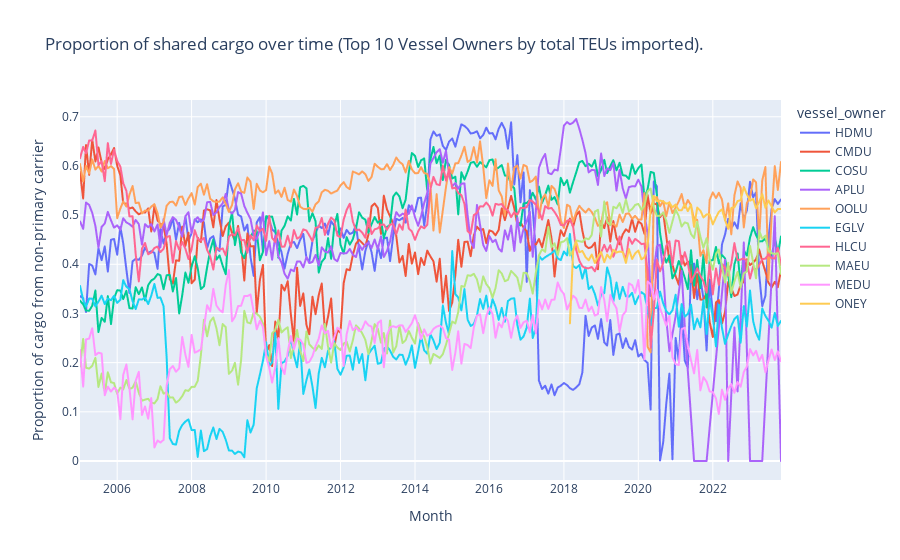

Source (notebook cell):
### Code cell
sharing_over_time_plotly(
    data_lf=imports_lf,
    group_var='vessel_owner',
    include_missing_vessels=False,
    title='Proportion of shared cargo over time (Top 10 Vessel Owners by total TEUs imported).')

### Figure 1 — Plotly figure (JSON) as saved in the notebook; plotly's stock layout.template omitted (floating-point values rounded to 4 significant figures; data arrays with more than 128 entries replaced by an {"elided": "..."} marker saying what was removed)
{"data": [{"hovertemplate": "vessel_owner=HDMU<br>Month=%{x}<br>Proportion of cargo from non-primary carrier=%{y}<extra></extra>", "legendgroup": "HDMU", "line": {"color": "#636efa", "dash": "solid"}, "marker": {"symbol": "circle"}, "mode": "lines", "name": "HDMU", "showlegend": true, "type": "scattergl", "x": {"elided": "227 str values"}, "xaxis": "x", "y": {"elided": "227 float values"}, "yaxis": "y"}, {"hovertemplate": "vessel_owner=CMDU<br>Month=%{x}<br>Proportion of cargo from non-primary carrier=%{y}<extra></extra>", "legendgroup": "CMDU", "line": {"color": "#EF553B", "dash": "solid"}, "marker": {"symbol": "circle"}, "mode": "lines", "name": "CMDU", "showlegend": true, "type": "scattergl", "x": {"elided": "227 str values"}, "xaxis": "x", "y": {"elided": "227 float values"}, "yaxis": "y"}, {"hovertemplate": "vessel_owner=COSU<br>Month=%{x}<br>Proportion of cargo from non-primary carrier=%{y}<extra></extra>", "legendgroup": "COSU", "line": {"color": "#00cc96", "dash": "solid"}, "marker": {"symbol": "circle"}, "mode": "lines", "name": "COSU", "showlegend": true, "type": "scattergl", "x": {"elided": "227 str values"}, "xaxis": "x", "y": {"elided": "227 float values"}, "yaxis": "y"}, {"hovertemplate": "vessel_owner=APLU<br>Month=%{x}<br>Proportion of cargo from non-primary carrier=%{y}<extra></extra>", "legendgroup": "APLU", "line": {"color": "#ab63fa", "dash": "solid"}, "marker": {"symbol": "circle"}, "mode": "lines", "name": "APLU", "showlegend": true, "type": "scattergl", "x": {"elided": "211 str values"}, "xaxis": "x", "y": {"elided": "211 float values"}, "yaxis": "y"}, {"hovertemplate": "vessel_owner=OOLU<br>Month=%{x}<br>Proportion of cargo from non-primary carrier=%{y}<extra></extra>", "legendgroup": "OOLU", "line": {"color": "#FFA15A", "dash": "solid"}, "marker": {"symbol": "circle"}, "mode": "lines", "name": "OOLU", "showlegend": true, "type": "scattergl", "x": {"elided": "227 str values"}, "xaxis": "x", "y": {"elided": "227 float values"}, "yaxis": "y"}, {"hovertemplate": "vessel_owner=EGLV<br>Month=%{x}<br>Proportion of cargo from non-primary carrier=%{y}<extra></extra>", "legendgroup": "EGLV", "line": {"color": "#19d3f3", "dash": "solid"}, "marker": {"symbol": "circle"}, "mode": "lines", "name": "EGLV", "showlegend": true, "type": "scattergl", "x": {"elided": "227 str values"}, "xaxis": "x", "y": {"elided": "227 float values"}, "yaxis": "y"}, {"hovertemplate": "vessel_owner=HLCU<br>Month=%{x}<br>Proportion of cargo from non-primary carrier=%{y}<extra></extra>", "legendgroup": "HLCU", "line": {"color": "#FF6692", "dash": "solid"}, "marker": {"symbol": "circle"}, "mode": "lines", "name": "HLCU", "showlegend": true, "type": "scattergl", "x": {"elided": "227 str values"}, "xaxis": "x", "y": {"elided": "227 float values"}, "yaxis": "y"}, {"hovertemplate": "vessel_owner=MAEU<br>Month=%{x}<br>Proportion of cargo from non-primary carrier=%{y}<extra></extra>", "legendgroup": "MAEU", "line": {"color": "#B6E880", "dash": "solid"}, "marker": {"symbol": "circle"}, "mode": "lines", "name": "MAEU", "showlegend": true, "type": "scattergl", "x": {"elided": "227 str values"}, "xaxis": "x", "y": {"elided": "227 float values"}, "yaxis": "y"}, {"hovertemplate": "vessel_owner=MEDU<br>Month=%{x}<br>Proportion of cargo from non-primary carrier=%{y}<extra></extra>", "legendgroup": "MEDU", "line": {"color": "#FF97FF", "dash": "solid"}, "marker": {"symbol": "circle"}, "mode": "lines", "name": "MEDU", "showlegend": true, "type": "scattergl", "x": {"elided": "227 str values"}, "xaxis": "x", "y": {"elided": "227 float values"}, "yaxis": "y"}, {"hovertemplate": "vessel_owner=ONEY<br>Month=%{x}<br>Proportion of cargo from non-primary carrier=%{y}<extra></extra>", "legendgroup": "ONEY", "line": {"color": "#FECB52", "dash": "solid"}, "marker": {"symbol": "circle"}, "mode": "lines", "name": "ONEY", "showlegend": true, "type": "scattergl", "x": ["2018-03-01T00:00:00", "2018-04-01T00:00:00", "2018-05-01T00:00:00", "2018-06-01T00:00:00", "2018-07-01T00:00:00", "2018-08-01T00:00:00", "2018-09-01T00:00:00", "2018-10-01T00:00:00", "2018-11-01T00:00:00", "2018-12-01T00:00:00", "2019-01-01T00:00:00", "2019-02-01T00:00:00", "2019-03-01T00:00:00", "2019-04-01T00:00:00", "2019-05-01T00:00:00", "2019-06-01T00:00:00", "2019-07-01T00:00:00", "2019-08-01T00:00:00", "2019-09-01T00:00:00", "2019-10-01T00:00:00", "2019-11-01T00:00:00", "2019-12-01T00:00:00", "2020-01-01T00:00:00", "2020-02-01T00:00:00", "2020-03-01T00:00:00", "2020-04-01T00:00:00", "2020-05-01T00:00:00", "2020-06-01T00:00:00", "2020-07-01T00:00:00", "2020-08-01T00:00:00", "2020-09-01T00:00:00", "2020-10-01T00:00:00", "2020-11-01T00:00:00", "2020-12-01T00:00:00", "2021-01-01T00:00:00", "2021-02-01T00:00:00", "2021-03-01T00:00:00", "2021-04-01T00:00:00", "2021-05-01T00:00:00", "2021-06-01T00:00:00", "2021-07-01T00:00:00", "2021-08-01T00:00:00", "2021-09-01T00:00:00", "2021-10-01T00:00:00", "2021-11-01T00:00:00", "2021-12-01T00:00:00", "2022-01-01T00:00:00", "2022-02-01T00:00:00", "2022-03-01T00:00:00", "2022-04-01T00:00:00", "2022-05-01T00:00:00", "2022-06-01T00:00:00", "2022-07-01T00:00:00", "2022-08-01T00:00:00", "2022-09-01T00:00:00", "2022-10-01T00:00:00", "2022-11-01T00:00:00", "2022-12-01T00:00:00", "2023-01-01T00:00:00", "2023-02-01T00:00:00", "2023-03-01T00:00:00", "2023-04-01T00:00:00", "2023-05-01T00:00:00", "2023-06-01T00:00:00", "2023-07-01T00:00:00", "2023-08-01T00:00:00", "2023-09-01T00:00:00", "2023-10-01T00:00:00", "2023-11-01T00:00:00"], "xaxis": "x", "y": [0.2798, 0.4262, 0.4464, 0.4244, 0.427, 0.4147, 0.4081, 0.4197, 0.4027, 0.4152, 0.4249, 0.4043, 0.4197, 0.4116, 0.4294, 0.424, 0.4259, 0.4247, 0.4029, 0.431, 0.4108, 0.4221, 0.4279, 0.4101, 0.4142, 0.437, 0.5104, 0.5392, 0.5281, 0.5296, 0.5279, 0.5232, 0.5251, 0.5157, 0.5215, 0.5101, 0.5098, 0.522, 0.5081, 0.5215, 0.4761, 0.5153, 0.5089, 0.4953, 0.5012, 0.5019, 0.4812, 0.4952, 0.5065, 0.5118, 0.49, 0.4721, 0.5145, 0.5162, 0.5286, 0.5302, 0.5574, 0.5424, 0.5293, 0.5329, 0.514, 0.5263, 0.5428, 0.515, 0.5297, 0.5174, 0.5053, 0.5125, 0.5124], "yaxis": "y"}], "layout": {"legend": {"title": {"text": "vessel_owner"}, "tracegroupgap": 0}, "title": {"text": "Proportion of shared cargo over time (Top 10 Vessel Owners by total TEUs imported)."}, "xaxis": {"anchor": "y", "domain": [0, 1], "title": {"text": "Month"}}, "yaxis": {"anchor": "x", "domain": [0, 1], "title": {"text": "Proportion of cargo from non-primary carrier"}}}}
